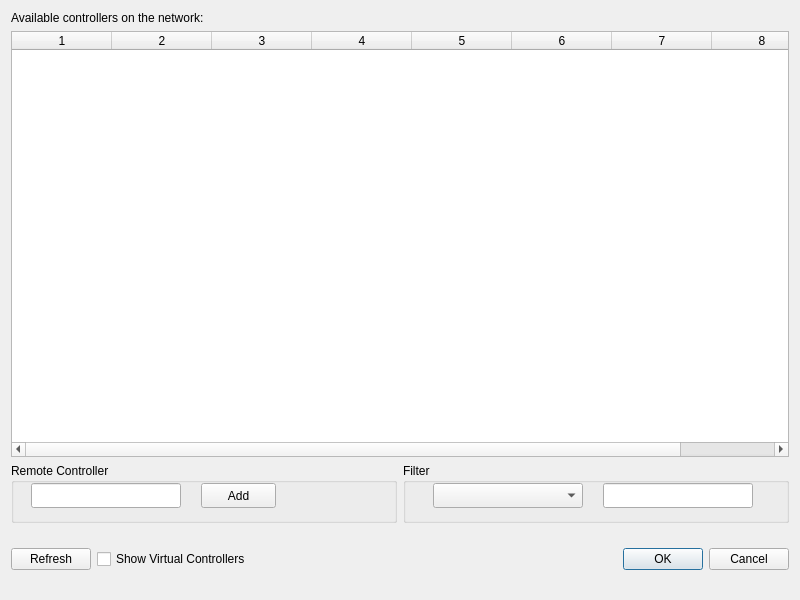
<?xml version="1.0" encoding="UTF-8"?>
<ui version="4.0">
 <class>NetworkScanningDialog</class>
 <widget class="QDialog" name="NetworkScanningDialog">
  <property name="geometry">
   <rect>
    <x>0</x>
    <y>0</y>
    <width>800</width>
    <height>600</height>
   </rect>
  </property>
  <property name="windowTitle">
   <string>Network Scanning</string>
  </property>
  <layout class="QGridLayout" name="gridLayout_3" rowminimumheight="0,0,60,60">
   <item row="0" column="0">
    <widget class="QLabel" name="label">
     <property name="text">
      <string>Available controllers on the network:</string>
     </property>
    </widget>
   </item>
   <item row="3" column="0">
    <layout class="QGridLayout" name="gridLayout_2">
     <item row="0" column="0">
      <widget class="QPushButton" name="pushButton_refresh">
       <property name="text">
        <string>Refresh</string>
       </property>
      </widget>
     </item>
     <item row="0" column="1">
      <widget class="QCheckBox" name="checkBox_showVirtual">
       <property name="text">
        <string>Show Virtual Controllers</string>
       </property>
      </widget>
     </item>
     <item row="0" column="2">
      <widget class="QDialogButtonBox" name="buttonBox">
       <property name="orientation">
        <enum>Qt::Horizontal</enum>
       </property>
       <property name="standardButtons">
        <set>QDialogButtonBox::Cancel|QDialogButtonBox::Ok</set>
       </property>
      </widget>
     </item>
    </layout>
   </item>
   <item row="1" column="0">
    <widget class="QTableWidget" name="tableWidget_controllerInfo">
     <property name="columnCount">
      <number>8</number>
     </property>
     <attribute name="horizontalHeaderMinimumSectionSize">
      <number>31</number>
     </attribute>
     <attribute name="verticalHeaderDefaultSectionSize">
      <number>30</number>
     </attribute>
     <attribute name="verticalHeaderMinimumSectionSize">
      <number>23</number>
     </attribute>
     <column/>
     <column/>
     <column/>
     <column/>
     <column/>
     <column/>
     <column/>
     <column/>
    </widget>
   </item>
   <item row="2" column="0">
    <layout class="QGridLayout" name="gridLayout">
     <item row="0" column="1">
      <widget class="QGroupBox" name="groupBox_2">
       <property name="title">
        <string>Filter</string>
       </property>
       <widget class="QComboBox" name="comboBox_filter">
        <property name="geometry">
         <rect>
          <x>30</x>
          <y>20</y>
          <width>150</width>
          <height>25</height>
         </rect>
        </property>
        <property name="currentText">
         <string/>
        </property>
       </widget>
       <widget class="QLineEdit" name="lineEdit_filter">
        <property name="geometry">
         <rect>
          <x>200</x>
          <y>20</y>
          <width>150</width>
          <height>25</height>
         </rect>
        </property>
        <property name="text">
         <string/>
        </property>
       </widget>
      </widget>
     </item>
     <item row="0" column="0">
      <widget class="QGroupBox" name="groupBox">
       <property name="baseSize">
        <size>
         <width>0</width>
         <height>0</height>
        </size>
       </property>
       <property name="title">
        <string>Remote Controller</string>
       </property>
       <widget class="QLineEdit" name="lineEdit_remoteIPAddress">
        <property name="geometry">
         <rect>
          <x>20</x>
          <y>20</y>
          <width>150</width>
          <height>25</height>
         </rect>
        </property>
       </widget>
       <widget class="QPushButton" name="pushButton_addRemote">
        <property name="geometry">
         <rect>
          <x>190</x>
          <y>20</y>
          <width>75</width>
          <height>25</height>
         </rect>
        </property>
        <property name="text">
         <string>Add</string>
        </property>
       </widget>
      </widget>
     </item>
    </layout>
   </item>
  </layout>
 </widget>
 <resources/>
 <connections>
  <connection>
   <sender>buttonBox</sender>
   <signal>accepted()</signal>
   <receiver>NetworkScanningDialog</receiver>
   <slot>accept()</slot>
   <hints>
    <hint type="sourcelabel">
     <x>511</x>
     <y>560</y>
    </hint>
    <hint type="destinationlabel">
     <x>399</x>
     <y>299</y>
    </hint>
   </hints>
  </connection>
  <connection>
   <sender>buttonBox</sender>
   <signal>rejected()</signal>
   <receiver>NetworkScanningDialog</receiver>
   <slot>reject()</slot>
   <hints>
    <hint type="sourcelabel">
     <x>511</x>
     <y>560</y>
    </hint>
    <hint type="destinationlabel">
     <x>399</x>
     <y>299</y>
    </hint>
   </hints>
  </connection>
 </connections>
</ui>
